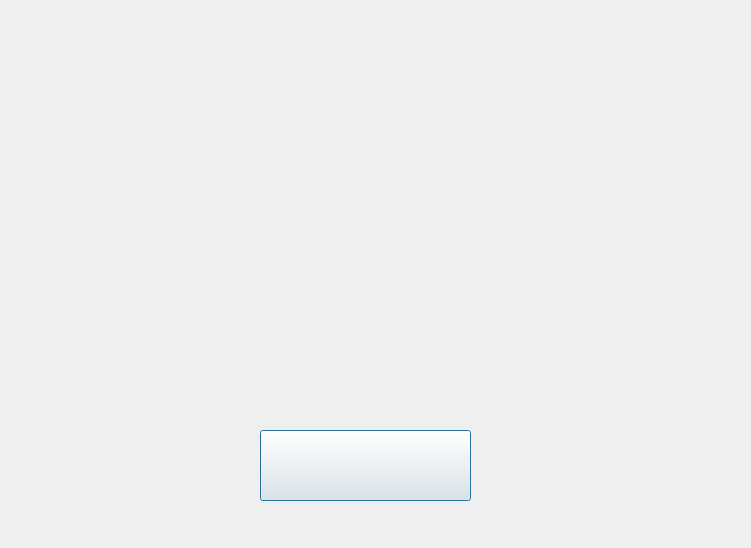
<?xml version="1.0" encoding="UTF-8"?>
<ui version="4.0">
 <class>StartScreen</class>
 <widget class="QDialog" name="StartScreen">
  <property name="geometry">
   <rect>
    <x>0</x>
    <y>0</y>
    <width>751</width>
    <height>548</height>
   </rect>
  </property>
  <property name="windowTitle">
   <string>Dialog</string>
  </property>
  <property name="autoFillBackground">
   <bool>true</bool>
  </property>
  <widget class="QPushButton" name="newGameButton">
   <property name="geometry">
    <rect>
     <x>260</x>
     <y>430</y>
     <width>211</width>
     <height>71</height>
    </rect>
   </property>
   <property name="font">
    <font>
     <family>Old English Text MT</family>
     <pointsize>10</pointsize>
    </font>
   </property>
   <property name="text">
    <string/>
   </property>
  </widget>
  <widget class="QLabel" name="background">
   <property name="geometry">
    <rect>
     <x>0</x>
     <y>0</y>
     <width>751</width>
     <height>551</height>
    </rect>
   </property>
   <property name="text">
    <string/>
   </property>
  </widget>
 </widget>
 <resources/>
 <connections/>
</ui>
